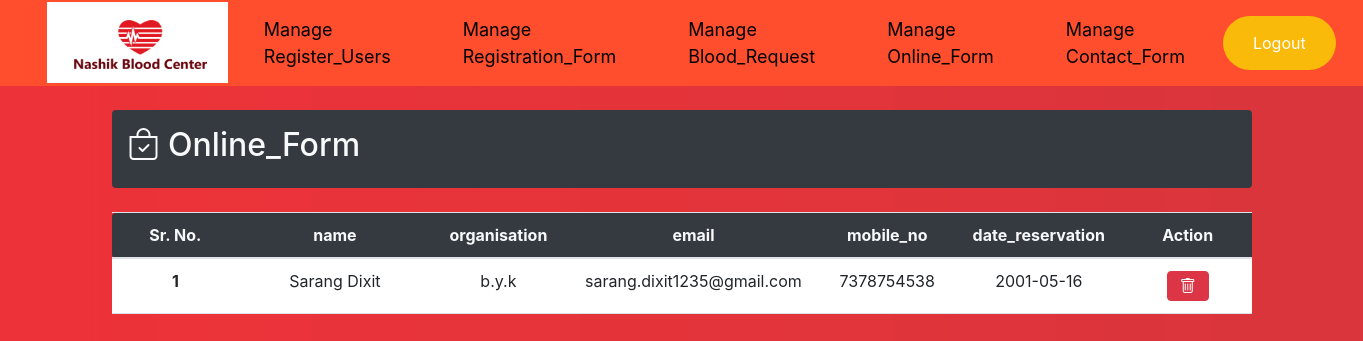
/admin/manage_online_form/manage_online_form.php, run on the app's committed database.
### tables this page shows
CREATE TABLE IF NOT EXISTS `online_form` (
  `id` int NOT NULL AUTO_INCREMENT,
  `name` varchar(255) NOT NULL,
  `organisation` varchar(200) NOT NULL,
  `email` varchar(255) NOT NULL,
  `mobile_no` varchar(200) NOT NULL,
  `date_reservation` date NOT NULL,
  PRIMARY KEY (`id`)
);

### admin/manage_online_form/manage_online_form.php (the view, shortened to what this page needs)
<?php
    require("dbcon.php");
?>
<!DOCTYPE html>
<html lang="en">
<head>
    <link rel="stylesheet" href="../manage_online_form/manage_online_form.css">
    <link href="https://cdn.jsdelivr.net/npm/bootstrap@5.1.3/dist/css/bootstrap.min.css" rel="stylesheet">
    <link rel="stylesheet" href="https://cdn.jsdelivr.net/npm/bootstrap@4.5.3/dist/css/bootstrap.min.css">
    <link rel="stylesheet" href="https://cdn.jsdelivr.net/npm/bootstrap-icons@1.7.2/font/bootstrap-icons.css">
    <link rel="stylesheet" href="https://cdnjs.cloudflare.com/ajax/libs/font-awesome/6.0.0-beta3/css/all.min.css">
</head>
<div id="navi">
<nav class="navbar navbar-expand-lg navbar-light" id="newnavbar">
    <div class="container-fluid" id="navigation">
        <div id="navheartlogo">
            <img src="../../img/navlogo.png" alt="">
        </div>
        <li class="nav-item" id="panel">
            <a class="nav-link active" aria-current="page" href="../manage_register_user/manage_register_user.php">Manage<br>Register_Users</a>
        </li>
        <li class="nav-item" id="panel">
            <a class="nav-link active" aria-current="page" href="../manage_registration_form/manage_registration_form.php">Manage<br>Registration_Form</a>
        </li>
        <li class="nav-item" id="panel">
            <a class="nav-link active" aria-current="page" href="../manage_request_blood/manage_request_blood.php">Manage<br>Blood_Request</a>
        </li>
        <li class="nav-item" id="panel">
            <a class="nav-link active" aria-current="page" href="../manage_online_form/manage_online_form.php">Manage<br>Online_Form</a>
        </li>
        <li class="nav-item" id="panel">
            <a class="nav-link active" aria-current="page" href="../manage_contact_us/manage_contact_us.php">Manage<br>Contact_Form</a>
        </li>
        <div>
            <form action="../../Login_register/logout.php">
                <button class="logout" type="submit">Logout</button>
            </form>
        </div>
</nav>
</div>
<body class="bg-light" id="regiuser">
    <div class="container bg-dark text-light p-3 rounded my-4">
        <div class="d-flex align-items-center justify-content-between">
            <h2><i class="bi bi-bag-check"></i> Online_Form</h2>
        </div>
    </div>
<div class="container mt-4 p-0">
		<table class="table table-hover text-center">
			<thead class="bg-dark text-light">
				<tr>
					<th width="10%" scope="col" class="rounded-start">Sr. No.</th>
					<th width="15%" scope="col">name</th>
					<th width="10%" scope="col">organisation</th>
					<th width="10%" scope="col">email</th>
					<th width="10%" scope="col">mobile_no</th>
					<th width="10%" scope="col">date_reservation</th>
                    <th width="10%" scope="col">Action</th>
				</tr>
			</thead>
			<tbody class="bg-white">
				<?php
				$query = "SELECT * FROM `online_form`";
				$result = mysqli_query($con, $query);
				$i = 1;
				while ($fetch = mysqli_fetch_assoc($result)) {
					echo <<<product
								<tr class="align-middle">
								<th scope="row">$i</th>
								<td>$fetch[name]</td>
								<td>$fetch[organisation]</td>
								<td>$fetch[email]</td>
								<td>$fetch[mobile_no]</td>
								<td>$fetch[date_reservation]</td><td>
								<button onclick="confirm_rem($fetch[id])" class="btn btn-danger"><i class="bi bi-trash"></i></button>
								</td>
								</tr>
								product;
					$i++;
				}
				?>
			</tbody>
		</table>
	</div>
</body>
</html>

### admin/manage_online_form/manage_online_form.css (style rules this page uses)
* { margin: 0px; padding: 0px; box-sizing: border-box; }
#panel a { color: black; }
#regiuser { margin-top: 45%; }
#navigation li { padding: 20px; font-size: 18px; list-style: none; }
#navheartlogo img { height: 81px; margin-top: -1px; margin-left: 16px; }
#navigation { height: 70px; }
#newnavbar { background-color: #FE4E2E; }
.logout { background-color: rgb(250, 186, 9); border: none; color: white; padding: 15px 30px; text-align: center; text-decoration: none; display: inline-block; font-size: 16px; margin: 4px 2px; cursor: pointer; margin-right: 17px; border-radius: 50px; }
#navi { margin-top: -45%; }
body::before { content: ""; background:url('../../img/wp4323461.webp') no-repeat center center/cover; height: 100%; width: 100%; position: absolute; top: 0px; left: 0px; z-index: -1; opacity: 0.9; }

### data on the page
online_form: name "Sarang Dixit", organisation "b.y.k", email "sarang.dixit1235@gmail.com", mobile_no "7378754538", date_reservation "2001-05-16"
